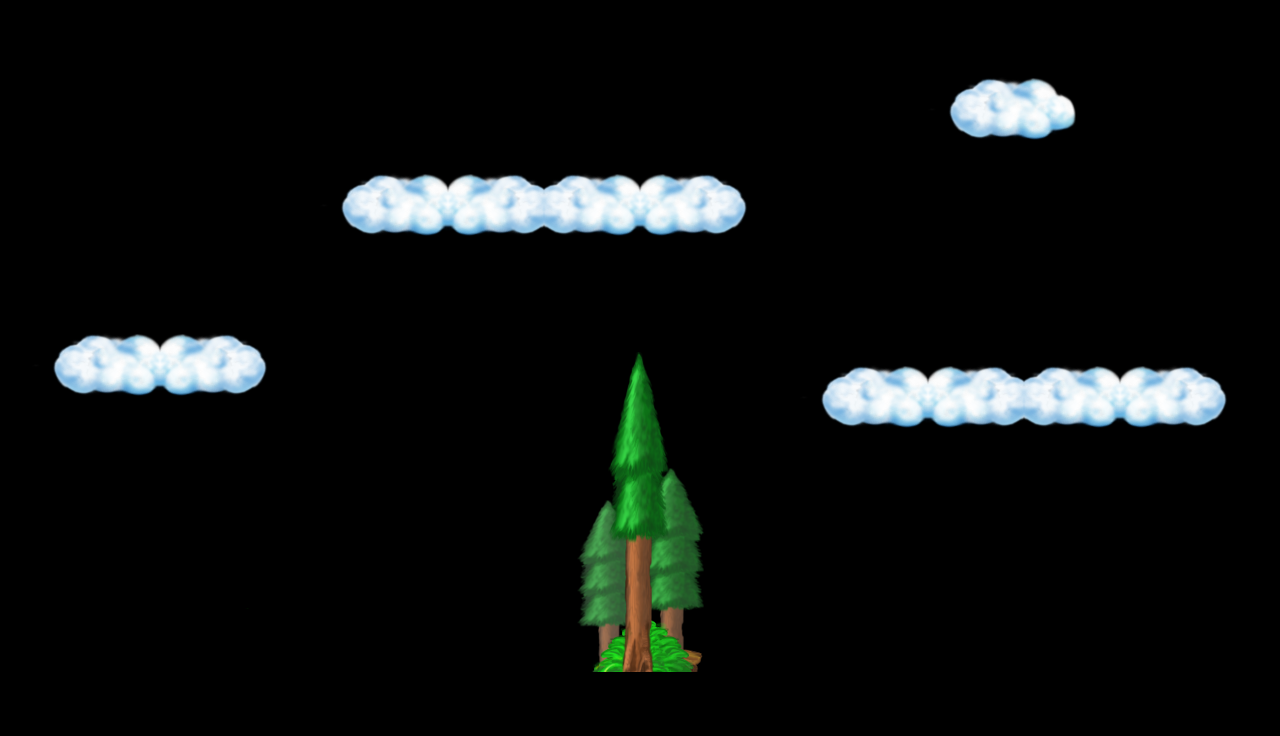

A 2D game scene composited from a Tiled map and its tileset images. What follows is a short description and the map's XML, with every tile layer's data as written:
An orthogonal 40x23 tile map with 32x32 px tiles, 1 tile layer (Tile Layer 1).

<map version="1.2" tiledversion="1.2.0" orientation="orthogonal" renderorder="right-down" width="40" height="23" tilewidth="32" tileheight="32" infinite="0" nextlayerid="2" nextobjectid="1">
 <tileset firstgid="1" source="tilemap.tsx" />
 <layer id="1" name="Tile Layer 1" width="40" height="23">
  <data encoding="csv">
0,0,0,0,0,0,0,0,0,0,0,0,0,0,0,0,0,0,0,0,0,0,0,0,0,0,0,0,0,0,0,0,0,0,0,0,0,0,0,0,
0,0,0,0,0,0,0,0,0,0,0,0,0,0,0,0,0,0,0,0,0,0,0,0,0,0,0,0,0,0,0,0,0,0,0,0,0,0,0,0,
0,0,0,0,0,0,0,0,0,0,0,0,0,0,0,0,0,0,0,0,0,0,0,0,0,0,0,0,0,1900,1901,1902,1903,1904,0,0,0,0,0,0,
0,0,0,0,0,0,0,0,0,0,0,0,0,0,0,0,0,0,0,0,0,0,0,0,0,0,0,0,0,1964,3345,3346,3347,1968,0,0,0,0,0,0,
0,0,0,0,0,0,0,0,0,0,0,0,0,0,0,0,0,0,0,0,0,0,0,0,0,0,0,0,0,2028,2029,2030,2031,2032,0,0,0,0,0,0,
0,0,0,0,0,0,0,0,0,0,1900,1901,1902,1903,1270,1271,1272,1901,1902,1903,1270,1271,1272,1273,0,0,0,0,0,0,0,0,0,0,0,0,0,0,0,0,
0,0,0,0,0,0,0,0,0,0,1964,3345,3346,3347,3342,3343,3344,3345,3346,3347,3342,3343,3344,1337,0,0,0,0,0,0,0,0,0,0,0,0,0,0,0,0,
0,0,0,0,0,0,0,0,0,0,2028,2029,2030,2031,1398,1399,1400,2029,2030,2031,1398,1399,1400,1401,0,0,0,0,0,0,0,0,0,0,0,0,0,0,0,0,
0,0,0,0,0,0,0,0,0,0,0,0,0,0,0,0,0,0,0,0,0,0,0,0,0,0,0,0,0,0,0,0,0,0,0,0,0,0,0,0,
0,0,0,0,0,0,0,0,0,0,0,0,0,0,0,0,0,0,0,0,0,0,0,0,0,0,0,0,0,0,0,0,0,0,0,0,0,0,0,0,
0,1900,1901,1902,1903,1270,1271,1272,1273,0,0,0,0,0,0,0,0,0,0,0,0,0,0,0,0,0,0,0,0,0,0,0,0,0,0,0,0,0,0,0,
0,1964,3345,3346,3347,3342,3343,3344,1337,0,0,0,0,0,0,0,0,0,0,33,34,0,0,0,0,1900,1901,1902,1903,1270,1271,1272,1901,1902,1903,1270,1271,1272,1273,0,
0,2028,2029,2030,2031,1398,1399,1400,1401,0,0,0,0,0,0,0,0,0,0,97,98,0,0,0,0,1964,3345,3346,3347,3342,3343,3344,3345,3346,3347,3342,3343,3344,1337,0,
0,0,0,0,0,0,0,0,0,0,0,0,0,0,0,0,0,0,0,161,162,0,0,0,0,2028,2029,2030,2031,1398,1399,1400,2029,2030,2031,1398,1399,1400,1401,0,
0,0,0,0,0,0,0,0,0,0,0,0,0,0,0,0,0,0,21,22,23,24,0,0,0,0,0,0,0,0,0,0,0,0,0,0,0,0,0,0,
0,0,0,0,0,0,0,0,0,0,0,0,0,0,0,0,0,0,85,86,87,88,0,0,0,0,0,0,0,0,0,0,0,0,0,0,0,0,0,0,
0,0,0,2132,2196,2133,0,0,0,0,0,2132,2196,2133,0,0,0,0,149,150,151,152,0,0,0,2132,2196,2133,0,0,0,0,0,2132,2196,2133,0,0,0,0,
0,0,2132,2196,2197,2197,2133,2137,0,0,2132,2196,2197,2197,2133,2137,0,0,213,214,215,216,0,0,2132,2196,2197,2197,2133,2137,0,0,2132,2196,2197,2197,2133,2137,0,0,
0,0,1999,2000,2004,1999,2000,1875,0,0,1999,2000,2004,1999,2000,1939,0,0,277,278,279,280,0,0,1999,2000,2004,1999,2000,1875,0,0,1999,2000,2004,1999,2000,1939,0,0,
0,0,2063,2064,1873,2063,2064,1877,0,0,2063,2064,1873,2063,2064,1875,0,0,341,342,343,344,0,0,2063,2064,1873,2063,2064,1875,0,0,2063,2064,1873,2063,2064,1875,0,0,
0,2929,1875,1939,1937,1875,1875,1941,3060,3060,1938,1875,1937,1939,1938,1875,3060,2932,405,406,407,408,2929,3060,1875,1875,1937,1875,1938,1875,3060,3060,1938,2127,1937,1875,1939,1938,2932,0,
3010,3011,3012,3013,3010,3011,3012,3013,3010,3011,3012,3013,3010,3011,3012,3013,3010,3011,3012,3013,3010,3011,3012,3013,3010,3011,3012,3013,3010,3011,3012,3013,3010,3011,3012,3013,3010,3011,3012,3013,
3074,3075,3076,3077,3074,3075,3076,3077,3074,3075,3076,3077,3074,3075,3076,3077,3074,3075,3076,3077,3074,3075,3076,3077,3074,3075,3076,3077,3074,3075,3076,3077,3074,3075,3076,3077,3074,3075,3076,3077
</data>
 </layer>
</map>
